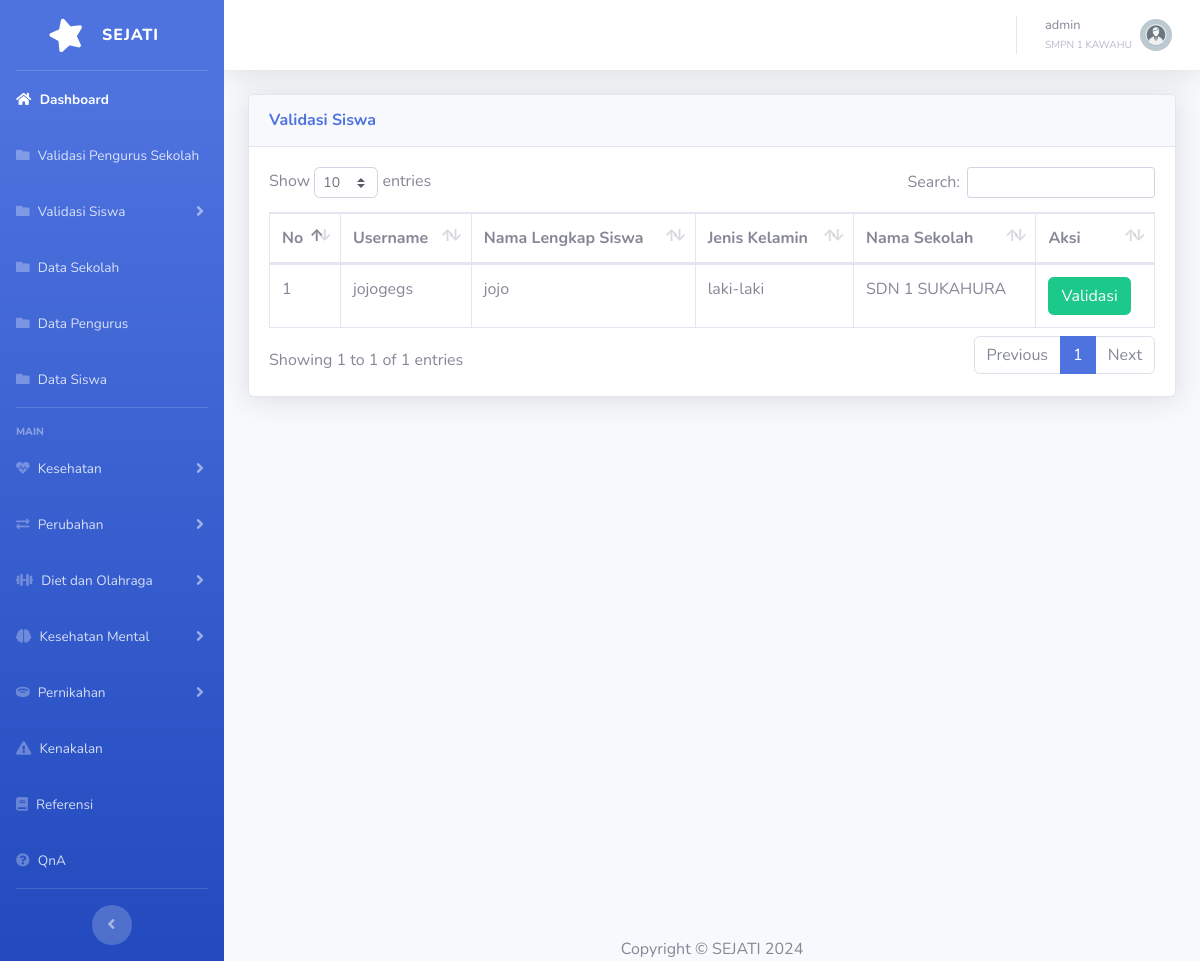
Screenshot of /siswatolak.php (signed in) with the database file from the repository.
### tables this page shows
CREATE TABLE `tbsekolah` (
  `idsekolah` int(11) NOT NULL,
  `namasekolah` varchar(100) NOT NULL,
  `alamatsekolah` varchar(255) NOT NULL,
  `notelpsekolah` varchar(15) DEFAULT NULL,
  `kepalasekolah` varchar(50) NOT NULL,
  `namapjsekolah` varchar(50) NOT NULL,
  `notelpj` varchar(15) DEFAULT NULL
);

CREATE TABLE `tbusersiswa` (
  `idusersiswa` int(11) NOT NULL,
  `username` varchar(100) NOT NULL,
  `pass` varchar(255) NOT NULL,
  `email` varchar(255) DEFAULT NULL,
  `idsiswa` int(11) DEFAULT NULL,
  `status` enum('pending','validated','rejected') NOT NULL DEFAULT 'pending'
);

CREATE TABLE `tbsiswa` (
  `idsiswa` int(11) NOT NULL,
  `namalengkapsiswa` varchar(255) NOT NULL,
  `nisn` varchar(20) NOT NULL,
  `nik` varchar(20) DEFAULT NULL,
  `tanggallahir` date DEFAULT NULL,
  `namapanggilan` varchar(100) DEFAULT NULL,
  `jeniskelamin` enum('laki-laki','perempuan') NOT NULL,
  `asalsekolah` int(11) DEFAULT NULL,
  `notelp` varchar(15) DEFAULT NULL,
  `alamat` text DEFAULT NULL
);

### siswatolak.php (the view, shortened to what this page needs)
<?php
include 'header.php';
if ($_SESSION['role'] === 'pengurus') {
    $sql = "SELECT tbusersiswa.idusersiswa, tbusersiswa.username, tbsiswa.jeniskelamin, tbsiswa.namalengkapsiswa, tbsekolah.namasekolah
            FROM tbusersiswa
            JOIN tbsiswa ON tbusersiswa.idsiswa = tbsiswa.idsiswa
            JOIN tbsekolah ON tbsiswa.asalsekolah = tbsekolah.idsekolah
            WHERE tbusersiswa.status = 'rejected' AND tbsiswa.asalsekolah = ?";
} else {
    $sql = "SELECT tbusersiswa.idusersiswa, tbusersiswa.username, tbsiswa.jeniskelamin, tbsiswa.namalengkapsiswa, tbsekolah.namasekolah
            FROM tbusersiswa
            JOIN tbsiswa ON tbusersiswa.idsiswa = tbsiswa.idsiswa
            JOIN tbsekolah ON tbsiswa.asalsekolah = tbsekolah.idsekolah
            WHERE tbusersiswa.status = 'rejected'";
}
if ($stmt = $conn->prepare($sql)) {
    $stmt->execute();
    $result = $stmt->get_result();
} else {
    echo "Terjadi kesalahan saat menyiapkan query: " . $conn->error;
    $conn->close();
    exit();
}
?>
<?php
include 'sidebar.php';
include 'topbar.php';
?>
<div class="container-fluid">
    <div class="card shadow mb-4">
        <div class="card-header py-3">
            <h6 class="m-0 font-weight-bold text-primary">Validasi Siswa</h6>
        </div>
        <div class="card-body">
            <div class="table-responsive">
                <table class="table table-bordered" id="dataTable" width="100%" cellspacing="0">
                    <thead>
                        <tr>
                            <th>No</th>
                            <th>Username</th>
                            <th>Nama Lengkap Siswa</th>
                            <th>Jenis Kelamin</th>
                            <th>Nama Sekolah</th>
                            <th>Aksi</th>
                        </tr>
                    </thead>
                    <tbody>
                        <?php
                        if ($result->num_rows > 0) {
                            $no = 1;
                            while ($row = $result->fetch_assoc()) {
                                echo "<tr>
                                        <td>{$no}</td>
                                        <td>{$row['username']}</td>
                                        <td>{$row['namalengkapsiswa']}</td>
                                        <td>{$row['jeniskelamin']}</td>
                                        <td>{$row['namasekolah']}</td>
                                        <td>
                                            <a href='validasi.php?id={$row['idusersiswa']}' class='btn btn-success'>Validasi</a>
                                        </td>
                                    </tr>";
                                $no++;
                            }
                        } else {
                            echo "<tr><td colspan='5'>Tidak ada data siswa dengan status rejected.</td></tr>";
                        }
                        ?>
                    </tbody>
                </table>
            </div>
        </div>
    </div>
</div>
<?php include 'footer.php';?>

### topbar.php (shortened to what this page needs)
<div id="content-wrapper" class="d-flex flex-column">
    <div id="content">
        <nav class="navbar navbar-expand navbar-light bg-white topbar mb-4 static-top shadow">
            <ul class="navbar-nav ml-auto">
                <li class="nav-item dropdown no-arrow">
                    <a class="nav-link dropdown-toggle" href="#" id="userDropdown" role="button"
                    data-toggle="dropdown" aria-haspopup="true" aria-expanded="false">
                        <span class="mr-2 d-none d-lg-inline text-gray-600 small">
                            <?php echo htmlspecialchars($username); ?><br>
                            <small class="text-gray-500"><?php echo htmlspecialchars($namasekolah); ?></small>
                        </span>
                        <?php
                        if ($role == 'admin') {
                            echo '<img class="img-profile rounded-circle" src="img/admin.webp">';
                        } elseif ($role == 'pengurus') {
                            echo '<img class="img-profile rounded-circle" src="img/pengurus.svg">';
                        } elseif ($role == 'siswa') {
                            echo '<img class="img-profile rounded-circle" src="img/siswa.webp">';
                        } else {
                            echo '<img class="img-profile rounded-circle" src="img/pengurus.svg">';
                        }
                        ?>
                    </a>
                </li>
            </ul>
        </nav>

### header.php (style rules this page uses)
.table-responsive { overflow-x: auto; }

### rows the page displays
tbsekolah: namasekolah "SMPN 1 KAWAHU"
tbusersiswa: username "jojogegs", idsiswa.namalengkapsiswa "jojo", idsiswa.jeniskelamin "laki-laki", tbsekolah.namasekolah "SDN 1 SUKAHURA"

### other values shown
$username "admin"
